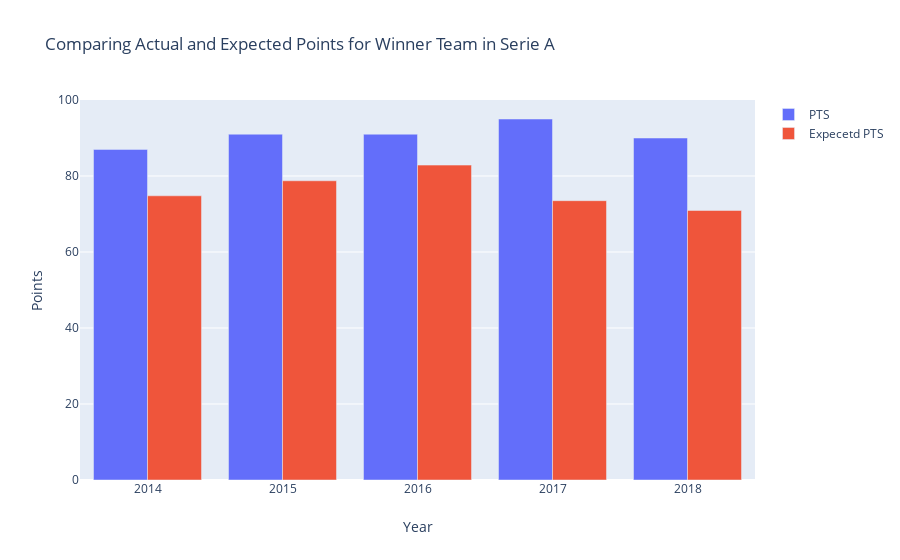

The notebook cell this image was saved under:
### Code cell
pts = go.Bar(x = years, y = first_place['pts'][first_place['league'] == 'Serie_A'], name = 'PTS')
xpts = go.Bar(x = years, y = first_place['xpts'][first_place['league'] == 'Serie_A'], name = 'Expecetd PTS')

data = [pts, xpts]

layout = go.Layout(
    barmode='group',
    title="Comparing Actual and Expected Points for Winner Team in Serie A",
    xaxis={'title': 'Year'},
    yaxis={'title': "Points",
    }
)

fig = go.Figure(data=data, layout=layout)
py.iplot(fig)

### Figure 1 — Plotly figure (JSON) as saved in the notebook; plotly's stock layout.template omitted (floating-point values rounded to 4 significant figures)
{"data": [{"name": "PTS", "type": "bar", "x": [2014, 2015, 2016, 2017, 2018], "y": [87, 91, 91, 95, 90]}, {"name": "Expecetd PTS", "type": "bar", "x": [2014, 2015, 2016, 2017, 2018], "y": [74.79, 78.74, 82.86, 73.51, 70.93]}], "layout": {"barmode": "group", "title": {"text": "Comparing Actual and Expected Points for Winner Team in Serie A"}, "xaxis": {"title": {"text": "Year"}}, "yaxis": {"title": {"text": "Points"}}}}
